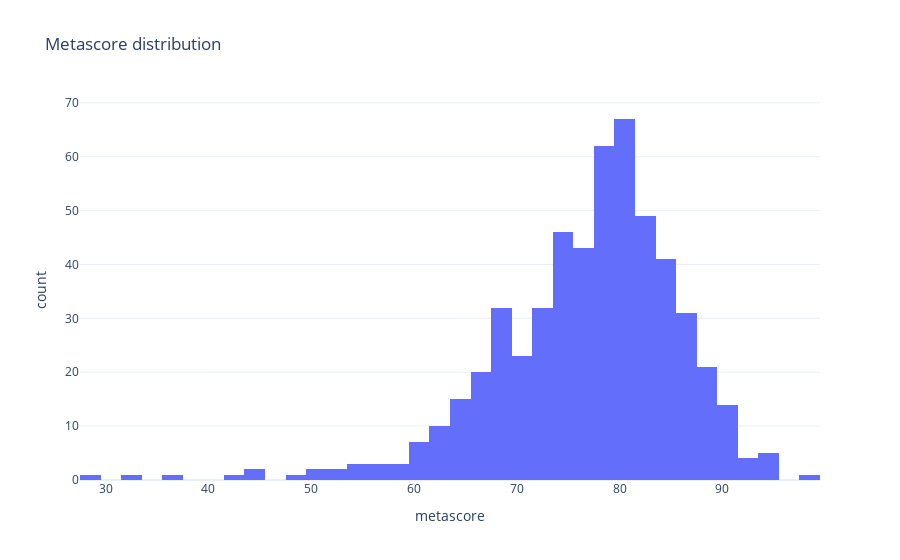
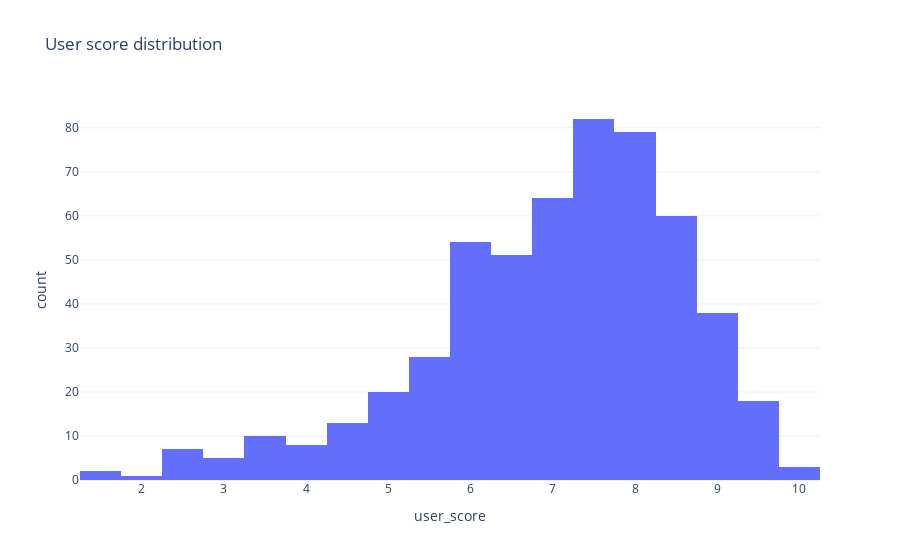
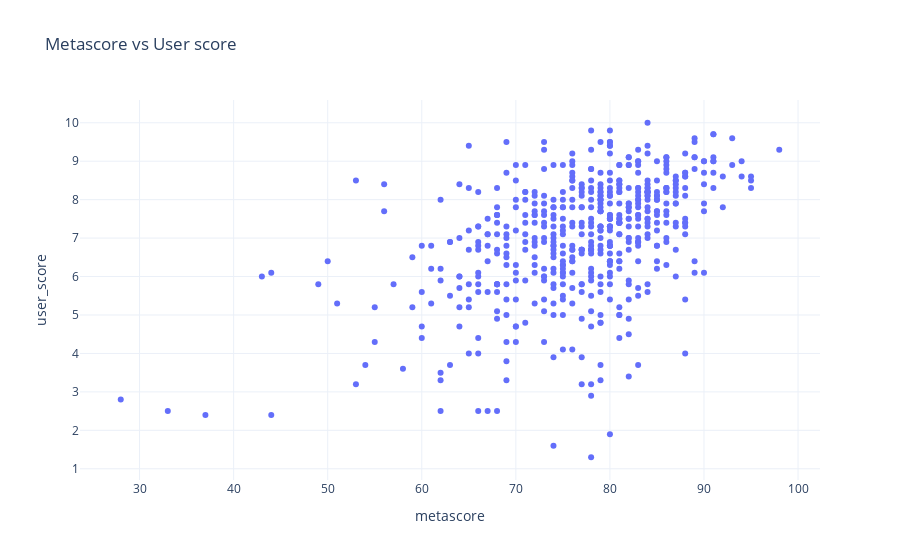

Write notebook code for charts like these, in order.
### Markdown cell above
## Score distributions and platform breakdown
Show distributions, platform comparisons, and metascore vs user_score relationships.

### Code cell
if 'metascore' in df.columns:
    fig = px.histogram(df, x='metascore', nbins=40, title='Metascore distribution', template='plotly_white')
    fig.show()

if 'user_score' in df.columns:
    fig2 = px.histogram(df, x='user_score', nbins=40, title='User score distribution', template='plotly_white')
    fig2.show()

# metascore vs user_score scatter
if 'metascore' in df.columns and 'user_score' in df.columns:
    sub = df.dropna(subset=['metascore','user_score'])
    fig3 = px.scatter(sub, x='metascore', y='user_score', hover_data=['name','platform'], title='Metascore vs User score', template='plotly_white')
    fig3.show()

### Figure 1 — Plotly figure (JSON) as saved in the notebook; plotly's stock layout.template omitted (floating-point values rounded to 4 significant figures; data arrays with more than 128 entries replaced by an {"elided": "..."} marker saying what was removed)
{"data": [{"bingroup": "x", "hovertemplate": "metascore=%{x}<br>count=%{y}<extra></extra>", "legendgroup": "", "marker": {"color": "#636efa", "pattern": {"shape": ""}}, "name": "", "nbinsx": 40, "orientation": "v", "showlegend": false, "type": "histogram", "x": {"elided": "543 float values"}, "xaxis": "x", "yaxis": "y"}], "layout": {"barmode": "relative", "legend": {"tracegroupgap": 0}, "title": {"text": "Metascore distribution"}, "xaxis": {"anchor": "y", "domain": [0.0, 1.0], "title": {"text": "metascore"}}, "yaxis": {"anchor": "x", "domain": [0.0, 1.0], "title": {"text": "count"}}}}

### Figure 2 — Plotly figure (JSON) as saved in the notebook; plotly's stock layout.template omitted (floating-point values rounded to 4 significant figures; data arrays with more than 128 entries replaced by an {"elided": "..."} marker saying what was removed)
{"data": [{"bingroup": "x", "hovertemplate": "user_score=%{x}<br>count=%{y}<extra></extra>", "legendgroup": "", "marker": {"color": "#636efa", "pattern": {"shape": ""}}, "name": "", "nbinsx": 40, "orientation": "v", "showlegend": false, "type": "histogram", "x": {"elided": "543 float values"}, "xaxis": "x", "yaxis": "y"}], "layout": {"barmode": "relative", "legend": {"tracegroupgap": 0}, "title": {"text": "User score distribution"}, "xaxis": {"anchor": "y", "domain": [0.0, 1.0], "title": {"text": "user_score"}}, "yaxis": {"anchor": "x", "domain": [0.0, 1.0], "title": {"text": "count"}}}}

### Figure 3 — Plotly figure (JSON) as saved in the notebook; plotly's stock layout.template omitted (floating-point values rounded to 4 significant figures; data arrays with more than 128 entries replaced by an {"elided": "..."} marker saying what was removed)
{"data": [{"customdata": {"elided": "543x2 str values"}, "hovertemplate": "metascore=%{x}<br>user_score=%{y}<br>name=%{customdata[0]}<br>platform=%{customdata[1]}<extra></extra>", "legendgroup": "", "marker": {"color": "#636efa", "symbol": "circle"}, "mode": "markers", "name": "", "orientation": "v", "showlegend": false, "type": "scatter", "x": {"elided": "543 float values"}, "xaxis": "x", "y": {"elided": "543 float values"}, "yaxis": "y"}], "layout": {"legend": {"tracegroupgap": 0}, "title": {"text": "Metascore vs User score"}, "xaxis": {"anchor": "y", "domain": [0.0, 1.0], "title": {"text": "metascore"}}, "yaxis": {"anchor": "x", "domain": [0.0, 1.0], "title": {"text": "user_score"}}}}
